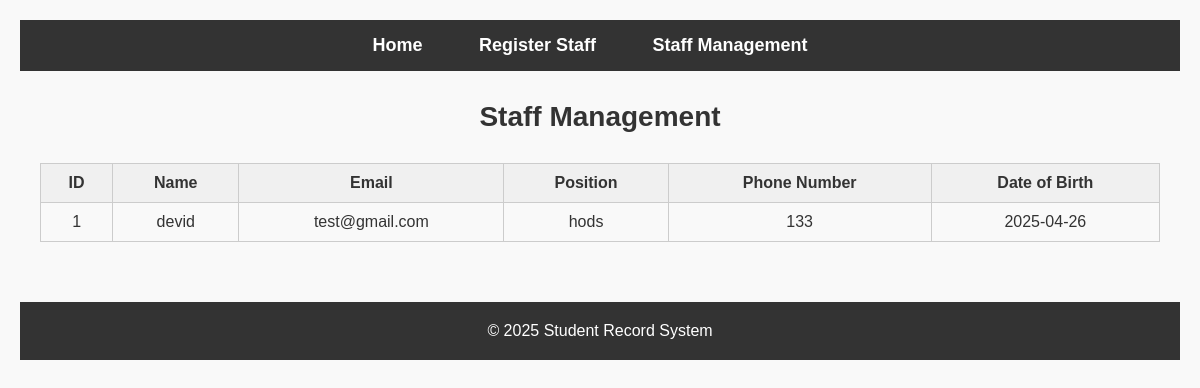
The page /staff_management.php on the database its author committed.
### tables this page shows
CREATE TABLE `staff` (
  `id` int(11) NOT NULL,
  `name` varchar(100) NOT NULL,
  `email` varchar(100) NOT NULL,
  `position` varchar(50) DEFAULT NULL,
  `phone_number` varchar(15) DEFAULT NULL,
  `date_of_birth` date DEFAULT NULL,
  `created_at` timestamp NOT NULL DEFAULT current_timestamp()
);

### staff_management.php (the view, shortened to what this page needs)
<?php
include 'db.php';
$staff_query = "SELECT * FROM staff";
$staff_result = $conn->query($staff_query);
?>
<!DOCTYPE html>
<html lang="en">
<head>
    <link rel="stylesheet" href="style.css">
</head>
<body>
<nav>
    <ul>
        <li><a href="index.php">Home</a></li>
        <li><a href="staff_register.php">Register Staff</a></li>
        <li><a href="staff_management.php">Staff Management</a></li>
    </ul>
</nav>
<div class="container">
    <h2>Staff Management</h2>
    <table class="staff-table">
        <thead>
            <tr>
                <th>ID</th>
                <th>Name</th>
                <th>Email</th>
                <th>Position</th>
                <th>Phone Number</th>
                <th>Date of Birth</th>
            </tr>
        </thead>
        <tbody>
            <?php
            if ($staff_result->num_rows > 0) {
                while ($row = $staff_result->fetch_assoc()) {
                    echo "<tr>";
                    echo "<td>" . $row['id'] . "</td>";
                    echo "<td>" . htmlspecialchars($row['name']) . "</td>";
                    echo "<td>" . htmlspecialchars($row['email']) . "</td>";
                    echo "<td>" . htmlspecialchars($row['position']) . "</td>";
                    echo "<td>" . htmlspecialchars($row['phone_number']) . "</td>";
                    echo "<td>" . htmlspecialchars($row['date_of_birth']) . "</td>";
                    echo "</tr>";
                }
            } else {
                echo "<tr><td colspan='6'>No staff members found</td></tr>";
            }
            ?>
        </tbody>
    </table>
</div>
<footer class="footer">
    <p>&copy; 2025 Student Record System</p>
</footer>
</body>
</html>

### style.css (style rules this page uses)
* { margin: 0; padding: 0; box-sizing: border-box; }
body { font-family: Arial, sans-serif; background-color: #f5f5f5; color: #333; }
body { font-family: 'Arial', sans-serif; background-color: #f9f9f9; color: #333; margin: 0; padding: 20px; }
nav { background-color: #333; color: white; padding: 15px 0; text-align: center; }
nav ul { list-style-type: none; padding: 0; margin: 0; }
nav ul li { display: inline; margin-right: 20px; }
nav ul li a { color: white; text-decoration: none; font-weight: bold; font-size: 18px; padding: 8px 16px; transition: background-color 0.3s; }
.container { max-width: 1200px; margin: 0 auto; padding: 30px 20px; }
h2, h3 { color: #333; text-align: center; margin-bottom: 20px; }
h2 { font-size: 28px; }
.footer { background-color: #333; color: white; padding: 20px 0; text-align: center; position: relative; bottom: 0; width: 100%; margin-top: 30px; }
.footer p { font-size: 16px; margin: 0; }
h2 { text-align: center; margin-bottom: 30px; }
footer { background-color: #333; color: #fff; text-align: center; padding: 10px 0; position: fixed; width: 100%; bottom: 0; }
.staff-table { width: 100%; border-collapse: collapse; margin-top: 20px; }
.staff-table th, .staff-table td { padding: 10px; border: 1px solid #ccc; text-align: center; }
.staff-table th { background-color: #f0f0f0; }

### rows shown on the page
staff: id "1", name "devid", email "test@gmail.com", position "hods", phone_number "133", date_of_birth "2025-04-26"
